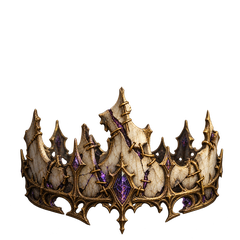
#> input picture qa/v181/art/relic-4.png, 240 x 240 px; its folder holds only this picture in this run
$ python optimize_art.py
#> lines starting #> are read from the running program, lines starting #| are printed output that depends on the picture
"""Keep generated paintings at 3-4x PSP texture resolution for source control."""
from pathlib import Path
from PIL import Image,ImageOps
import json,hashlib
r=Path(__file__).parent/'art';old={}
if (r/'processing.json').exists():old={x['file']:x for x in json.loads((r/'processing.json').read_text())}
records=[]
for p in sorted(r.glob('*.png')):
 source=p.read_bytes();sha=hashlib.sha256(source).hexdigest()
 if p.name in old and sha==old[p.name]['optimized_sha256']:records.append(old[p.name]);continue
 im=Image.open(p);original=im.size;name=p.stem
#> further down, im is the input picture: PIL image 240x240 RGBA; mean R, G, B, A 31.5, 24, 16.8, 66.8
#> after `original = im.size`: original = (240, 240)
 if name.startswith('card-'):size=(720,480)
 elif name.startswith(('potion-','relic-')):size=(240,240)
 elif name.startswith('badge-'):size=(120,120)
 elif name.startswith('enemy-'):size=(432,480)
 elif name=='unbegotten':size=(576,672)
 elif name=='god-arena':size=(960,544)
 else:size=(1008,378)
 if name.startswith(('potion-','relic-','badge-','enemy-')) or name=='unbegotten':
  im=im.convert('RGBA');box=im.getbbox()
#> after `box = im.getbbox()`: box = (10, 86, 228, 239)
  if box:im=im.crop(box)
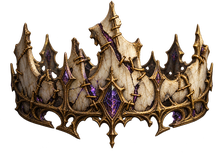
#> im: PIL image 218x153 RGBA; mean R, G, B, A 54.5, 41.4, 29, 115.4; transparent parts drawn white
  im.thumbnail((size[0]-8,size[1]-8),Image.Resampling.LANCZOS);out=Image.new('RGBA',size);out.alpha_composite(im,((size[0]-im.width)//2,size[1]-im.height));im=out
#> after `out = Image.new('RGBA', size)`: out: PIL image 240x240 RGBA; every value is 0
#> after `out.alpha_composite(im, ((size[0] - im.width) // 2, size[1] - im.heigh`:
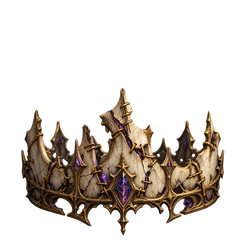
#> out: PIL image 240x240 RGBA; mean R, G, B, A 31.5, 24, 16.8, 66.8; transparent parts drawn white
 else:im=ImageOps.fit(im.convert('RGB'),size,Image.Resampling.LANCZOS)
 im.save(p,optimize=True)
 records.append(dict(file=p.name,original_size=original,original_sha256=sha,optimized_size=size,optimized_sha256=hashlib.sha256(p.read_bytes()).hexdigest()))
(r/'processing.json').write_text(json.dumps(records,indent=2)+'\n');print('Optimized',len(records),'generated assets')
#| Optimized 1 generated assets

$ run again, on qa/v181/art/unbegotten.png
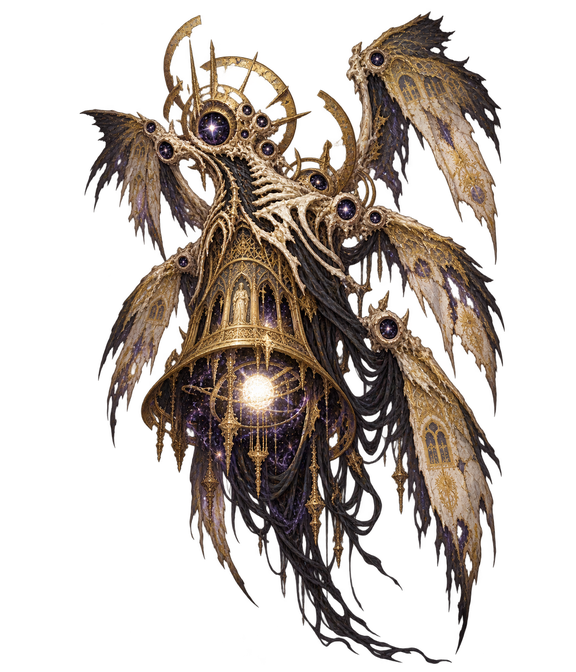
#> input picture qa/v181/art/unbegotten.png, 576 x 672 px
#> im is the input picture: PIL image 576x672 RGBA; mean R, G, B, A 41.9, 32.5, 25.8, 94.4
#> box = (77, 8, 509, 666)
#> `if box:im=im.crop(box)`:
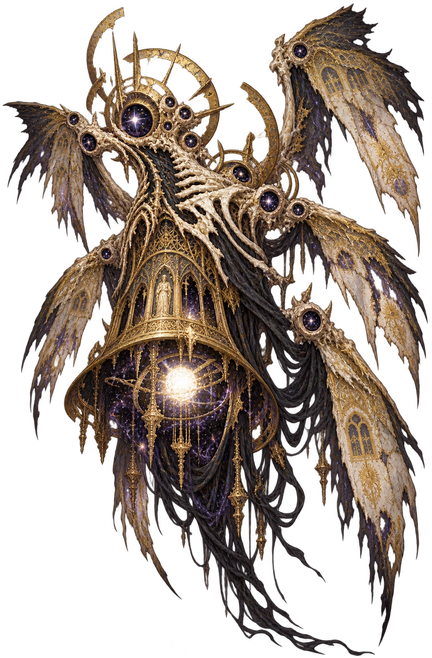
#> im: PIL image 432x658 RGBA; mean R, G, B, A 57, 44.3, 35.1, 128.6; transparent parts drawn white
#> out: PIL image 576x672 RGBA; every value is 0
#> `out.alpha_composite(im, ((size[0] - im.width) // 2, size[1] - im.heigh`:
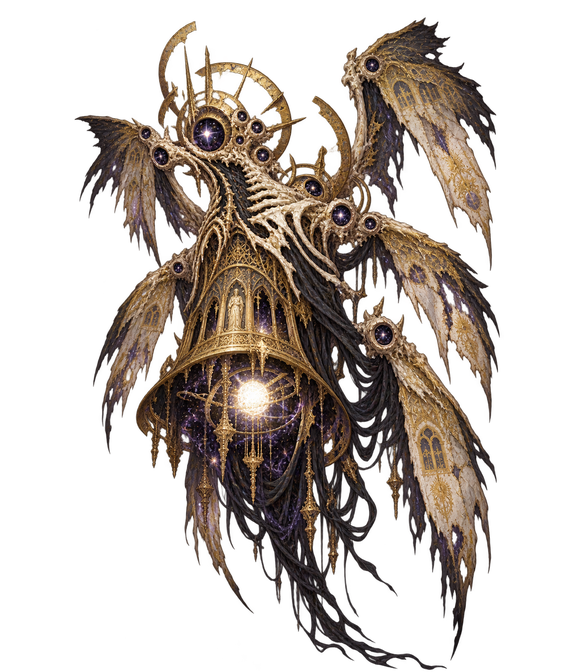
#> out: PIL image 576x672 RGBA; mean R, G, B, A 41.9, 32.5, 25.8, 94.4; transparent parts drawn white
#| Optimized 1 generated assets
